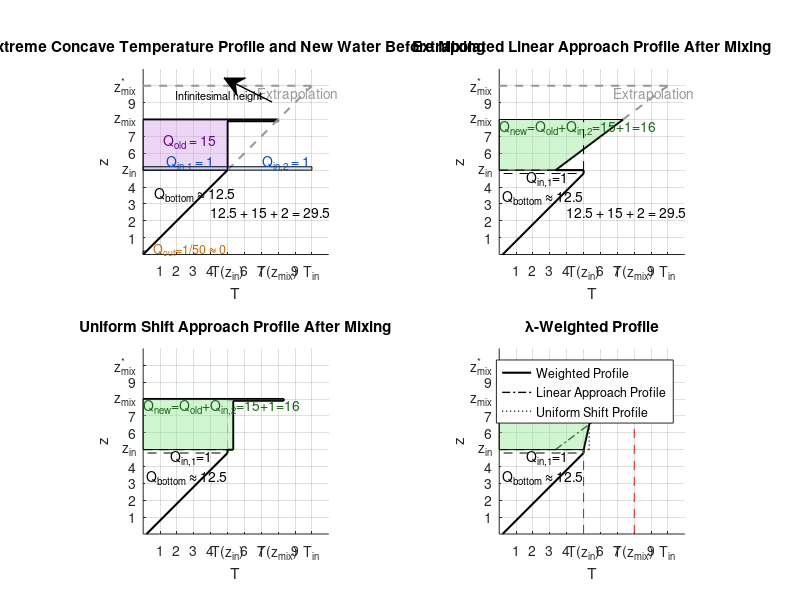

This figure's MATLAB source:
%% illustration_fk_linear_combination.m
% Visualization of algebraic problem, when energy is to small.
% Units: temperature = 1 unit, height = 1 unit

clear; close all; clc;

figure('Color','w','Position',[100 10 1100 1000]);

%% =========================================================
% UPPER LEFT: Decomposition into old energy + inlet contribution
% =========================================================
subplot(2,2,1); hold on; axis equal;
title('Extreme Concave Temperature Profile and New Water Before Mixing');
xlabel('T'); ylabel('z');

% 1) Set numeric ticks from 1 to 10
xticks(1:10);

% 2) Default: empty labels
labels = repmat({''}, 1, 10);

% 3) Add labels only at relevant positions
labels{1}  = '1';
labels{2}  = '2';
labels{3}  = '3';
labels{4}  = '4';
labels{5}  = 'T(z_{in})';
labels{6}  = '6';
labels{7}  = '7';
labels{8}  = 'T(z_{mix})';
labels{9}  = '9';
labels{10}  = 'T_{in}';

% 4) Apply labels
xticklabels(labels);

yticks(1:10);

labelsY = repmat({''}, 1, 10);
labelsY{1}  = '1';
labelsY{2}  = '2';
labelsY{3}  = '3';
labelsY{4}  = '4';
labelsY{5}  = 'z_{in}';
labelsY{6}  = '6';
labelsY{7}  = '7';
labelsY{8}  = 'z_{mix}';
labelsY{9}  = '9';
labelsY{10} = 'z_{mix}^*';

yticklabels(labelsY);

% --- Geometry (from sketch) ---
z_max = 11;
T_max = 11;

% Black and Gray Lines
plot([0 5],[0 5],'k','LineWidth',1.5);
plot([5 5],[5 7.9],'k','LineWidth',1.5);
plot([5 8],[7.9 7.9],'k','LineWidth',1.5);
plot([0 8],[8 8],'k','LineWidth',1.5);
plot([8 8],[7.9 8],'k','LineWidth',1.5);
plot([5 10],[5 10],'LineWidth',1.5, 'LineStyle','--', 'Color',[0.6 0.6 0.6]);
plot([0 10],[10 10],'LineWidth',1.5, 'LineStyle','--', 'Color',[0.6 0.6 0.6]);
text(6.8, 9.5,'Extrapolation','Color',[0.6 0.6 0.6],'FontSize',10);

annotation('arrow', ...
    [0.34 0.28], ...
    [0.83 0.87], ...
    'LineWidth',1);
text(1.9, 9.4,'Infinitesimal height','FontSize',8);


% Old energy block (purple) Q_old = 19.5
fill([0 5 5 0], [5 5 8 8],[0.8 0.6 0.9],'EdgeColor','k', 'FaceAlpha', 0.4);
text(1.2, 6.7,'Q_{old} = 15','Color',[0.4 0 0.6],'FontSize',10);

% Middle trapezoid (gray) = 12
fill([0 6 6],[0 7 7],[0.85 0.85 0.85],'EdgeColor','none');
text(0.7,3.6,'Q_{bottom} \approx 12.5','FontSize',10);

% Bottom triangle (orange) Q_out = 1/2
fill([0 0 0.2],[0 0.2 0.2],[1 0.7 0.4],'EdgeColor','k', 'FaceAlpha', 0.4);
text(0.6,0.3,'Q_{out}=1/50 \approx 0','Color',[0.8 0.4 0],'FontSize',9);

% Inlet energy (blue hatched area) Qin_2 =5
fill([5 10 10 5],[5.2 5.2 5 5],[0.6 0.8 1],'EdgeColor','k', 'FaceAlpha', 0.4);
text(7.1,5.4,'Q_{in,2} = 1','Color',[0 0.3 0.8],'FontSize',10);

% Inlet energy (blue hatched area) Qin_1=5
fill([0 5 5 0],[5.2 5.2 5 5],[0.6 0.8 1],'EdgeColor','k', 'FaceAlpha', 0.4);
text(1.4,5.4,'Q_{in,1} = 1','Color',[0 0.3 0.8],'FontSize',10);

% Axes & annotation
xlim([0 T_max]); ylim([0 z_max]);
text(4, 2.5,'12.5 + 15 + 2 = 29.5','FontSize',10);

grid on;

%% =========================================================
% UPPER RIGHT: Concave extrapolation case (3.7.6)
% =========================================================
subplot(2,2,2); hold on; axis equal;
title('Extrapolated Linear Approach Profile After Mixing');
xlabel('T'); ylabel('z');

% Axes
xticks(1:10); yticks(1:10);
xticklabels(labels); yticklabels(labelsY);
xlim([0 T_max]); ylim([0 z_max]);

% Old profile (concave: constant temperature)
% Main diagonal
plot([0.2 5],[0 4.8],'k','LineWidth',1.5);
% vertical part
plot([5 5],[4.8 5],'k','LineWidth',1.5);

% New profile in actual mixing zone
plot([3.333 7.333],[5 8],'k','LineWidth',1.5);  % T_w^*(z)
plot([3.333 5],[5 5],'k','LineWidth',1.5);

% Geometric extrapolation (infinitesimal slope)
plot([7.333 10],[8 10],'--','Color',[0.6 0.6 0.6],'LineWidth',1.5);
plot([0 10],[10 10],'LineWidth',1.5, 'LineStyle','--', 'Color',[0.6 0.6 0.6]);
text(6.8, 9.5,'Extrapolation','Color',[0.6 0.6 0.6],'FontSize',10);

% New energy block (Q_new = 16)
fill([0 3.333 7.333 0],[5 5 8 8],[0.6 0.9 0.6],'EdgeColor','k','FaceAlpha',0.45);
text(0.0,7.5,'Q_{new}=Q_{old}+Q_{in,2}=15+1=16','Color',[0.1 0.4 0.1],'FontSize',10);

% Vertical dashed line 
plot([5 5 ],[5 8],'k--');

% Middle rectangle (dashed) = 6
plot([0 5 5 0],[5 5 4.8 4.8],'k--');
text(1.6,4.5,'Q_{in,1}=1','FontSize',10);

% Lower triangle = 12.5
text(0.2,3.4,'Q_{bottom} \approx 12.5','FontSize',10);

% Axes
xlim([0 11]); ylim([0 11]);
grid on;

text(4, 2.5,'12.5 + 15 + 2 = 29.5','FontSize',10);

%% =========================================================
% LOWER LEFT: Uniform shift
% =========================================================
% Old concave temperature profile (polyline)
T_old = [5 5 8 8];
z_old = [5 7.9 7.9 8];

z_in  = 5;
z_mix = 8;
Qin2  = 1;

Dz = z_mix - z_in;
dT_fm = Qin2 / Dz;   % uniform temperature shift


subplot(2,2,3); hold on; axis equal;

title('Uniform Shift Approach Profile After Mixing');
xlabel('T'); ylabel('z');

% Axes
xticks(1:10); yticks(1:10);
xticklabels(labels); yticklabels(labelsY);
xlim([0 T_max]); ylim([0 z_max]);

% Lower Part
% Main diagonal
plot([0.2 5],[0 4.8],'k','LineWidth',1.5);
% vertical part
plot([5 5],[4.8 5],'k','LineWidth',1.5);

% New temperature profile
plot([5+dT_fm 5+dT_fm],[5 7.9],'k','LineWidth',1.5);
plot([5+dT_fm 8+dT_fm],[7.9 7.9],'k','LineWidth',1.5);
plot([5 5+dT_fm],[5 5],'k','LineWidth',1.5);

plot([0 8+dT_fm],[8 8],'k','LineWidth',1.5);
plot([8+dT_fm 8+dT_fm],[7.9 8],'k','LineWidth',1.5);

% Old Profile dashed line 
plot([5 5 ],[5 7.9],'LineStyle','--', 'Color', [0.6 0.6 0.6], 'LineWidth',0.3);
plot([5 5+dT_fm ],[7.9 7.9], 'LineStyle','--', 'Color', [0.6 0.6 0.6], 'LineWidth',0.3);

% New energy block (Q_new = 16)
fill([0 5+dT_fm 5+dT_fm 8+dT_fm 8+dT_fm 0],[5 5 7.9 7.9 8 8],[0.6 0.9 0.6],'EdgeColor','k','FaceAlpha',0.45);
text(0.0,7.5,'Q_{new}=Q_{old}+Q_{in,2}=15+1=16','Color',[0.1 0.4 0.1],'FontSize',10);

% Middle rectangle (dashed) = 5
plot([0 5 5 0],[5 5 4.8 4.8],'k--');
text(1.6,4.5,'Q_{in,1}=1','FontSize',10);

% Lower triangle = 12.5
text(0.2,3.4,'Q_{bottom} \approx 12.5','FontSize',10);

% Plot axes limits
z_max = 11;
T_max = 11;
xlim([0 T_max]); ylim([0 z_max]);

grid on;

%% =========================================================
% LOWER RIGHT: lambda-weighted profile
% =========================================================
subplot(2,2,4); hold on; axis equal;
title('\lambda-Weighted Profile');
xlabel('T'); ylabel('z');

% same axes and ticks
xticks(1:10); yticks(1:10);
xticklabels(labels); yticklabels(labelsY);
xlim([0 T_max]); ylim([0 z_max]);


% ---------- FK profile (only mixing zone) ----------
% FK line goes from (T,z) = (3.333,5) to (7.333,7.9)
T_fk = T_old;
mask_mix = (z_old >= 5);

T_fk(mask_mix) = interp1( ...
    [5 8], ...
    [3.333 7.333], ...
    z_old(mask_mix));

% ---------- fully mixed profile (reuse logic) ----------
T_fm = T_old;
T_fm(mask_mix) = T_old(mask_mix) + dT_fm;

% ---------- compute lambda from boundary constraints ----------
T_old_in  = 5;
T_old_mix = 8;

% FK boundary values (known analytically)
Tfk_in  = 3.333;
Tfk_mix = 7.333;

% Fully mixed boundary values
Tfm_in  = 5 + dT_fm;
Tfm_mix = 8 + dT_fm;

lambda_in  = (Tfm_in  - T_old_in ) / (Tfm_in  - Tfk_in);
lambda_mix = (Tfm_mix - T_old_mix) / (Tfm_mix - Tfk_mix);

lambda = min([lambda_in, lambda_mix, 1]);
lambda = max(lambda,0);

% ---------- lambda blend ----------
T_new = T_old;
T_new(mask_mix) = lambda*T_fk(mask_mix) + (1-lambda)*T_fm(mask_mix);

% ---------- plot new profiles ----------
plot(T_new, z_old, 'k','LineWidth',1.5);      % lambda result
plot(T_fk,  z_old, 'k-.','LineWidth',1.0);    % FK reference
plot(T_fm,  z_old, 'k:','LineWidth',1.0);     % fully mixed reference

% additional lines
plot([5 5.333], [5 5], 'k:','LineWidth',1.0)
plot([0 8.16664], [8 8], 'k','LineWidth',1.5);      % lambda result

% Middle rectangle (dashed) = 5
plot([0 5 5 0],[5 5 4.8 4.8],'k--');
text(1.6,4.5,'Q_{in,1}=1','FontSize',10);

% Lower Part
% Main diagonal
plot([0.2 5],[0 4.8],'k','LineWidth',1.5);
% vertical part
plot([5 5],[4.8 5],'k','LineWidth',1.5);

% Lower triangle = 12.5
text(0.2,3.4,'Q_{bottom} \approx 12.5','FontSize',10);


% New energy block (Q_new = 16)
fill([0 5 5.6443 8.16664 8.16664 0],[5 5 7.9 7.9 8 8],[0.6 0.9 0.6],'EdgeColor','k','FaceAlpha',0.45);
text(0.0,7.5,'Q_{new}=Q_{old}+Q_{in,2}=15+1=16','Color',[0.1 0.4 0.1],'FontSize',10);

% indicators for boundary temperatures
plot([5 5],[0 5],'r--', 'LineWidth',0.5);
plot([8 8],[0 8],'r--', 'LineWidth',0.5);


% Add legend to the plot for clarity
legend('Weighted Profile', 'Linear Approach Profile', 'Uniform Shift Profile', 'Location', 'Best');
grid on;
